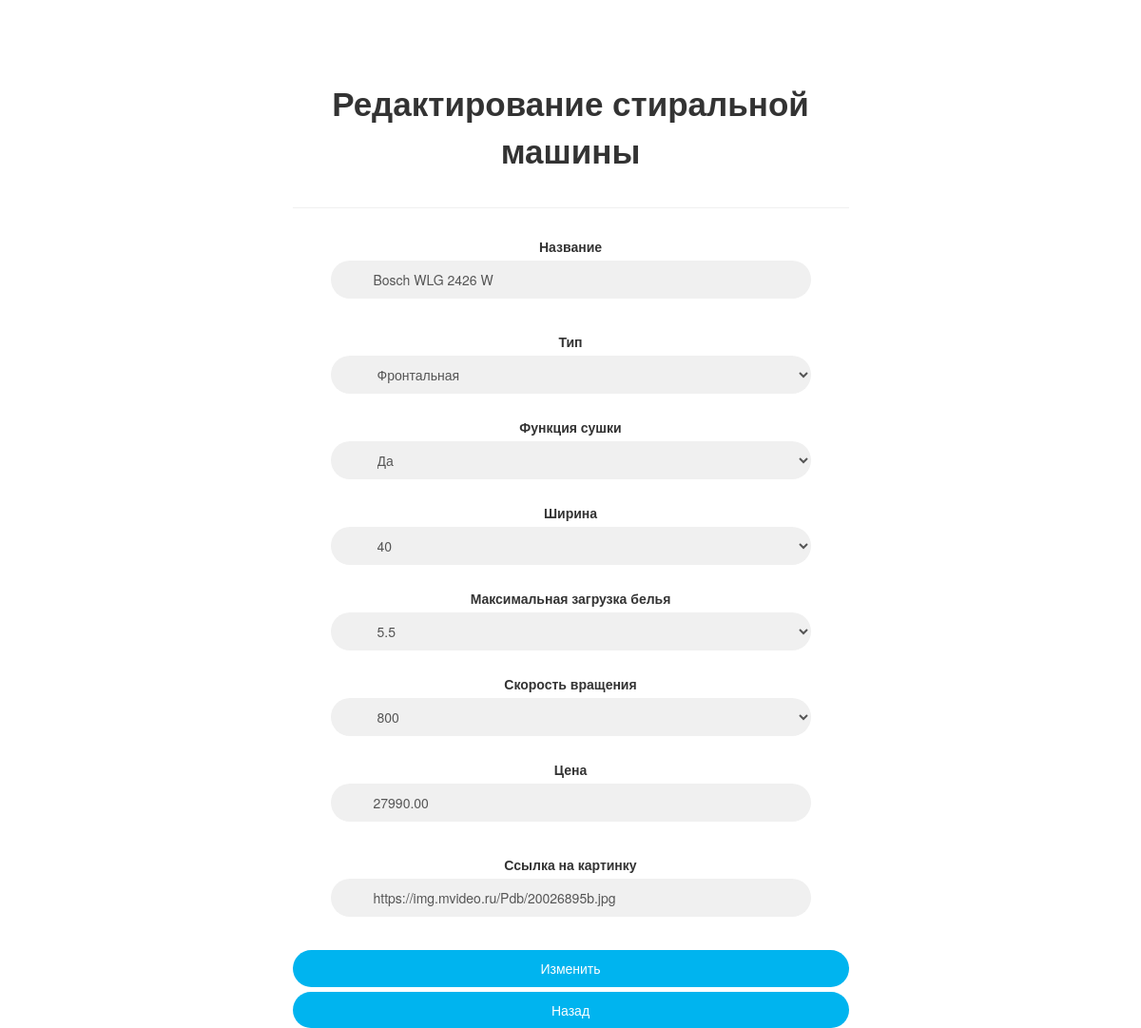
Screenshot of /update_Washer.php?id_W=1 with the database file from the repository.
### tables this page shows
CREATE TABLE `DB_Washer` (
  `id_W` int(11) NOT NULL,
  `Base_D_Brand` varchar(100) NOT NULL,
  `Base_D_Type` int(2) DEFAULT NULL,
  `Base_D_Drying_Function` int(2) DEFAULT NULL,
  `Base_D_Width` int(5) DEFAULT NULL,
  `Base_D_Max_Load` int(7) DEFAULT NULL,
  `Base_D_Speed` int(7) DEFAULT NULL,
  `Base_D_price` decimal(10,2) DEFAULT NULL,
  `image` text NOT NULL
);

### update_Washer.php (the view, shortened to what this page needs)
<?php
require_once "login_config.php";
$Base_D_Brand = $Base_D_Type = $Base_D_Drying_Function  = $Base_D_Width = $Base_D_Max_Load = $Base_D_Speed = $Base_D_price = $image = "";
$Base_D_Brand_err = $Base_D_Type_err = $Base_D_Drying_Function_err  = $Base_D_Width_err = $Base_D_Max_Load_err = $Base_D_Speed_err  = $Base_D_price_err = $image_err = "";
if(isset($_POST["id_W"]) && !empty($_POST["id_W"]))
{
    $id_W = $_POST["id_W"];
    $input_Base_D_Brand = trim($_POST["Base_D_Brand"]);
    if(empty($input_Base_D_Brand))
    {
        $Base_D_Brand_err = "Please enter a Base_D_Brand.";
    }
    else
    {
        $Base_D_Brand = $input_Base_D_Brand;
    }
    $input_Base_D_Type = trim($_POST["Base_D_Type"]);
    if($input_Base_D_Type == "")
    {
        $Base_D_Type_err = "Please enter a Base_D_Type.";
    }
    else
    {
        $Base_D_Type = $input_Base_D_Type;
    }
    $input_Base_D_Drying_Function = trim($_POST["Base_D_Drying_Function"]);
    if(empty($input_Base_D_Drying_Function))
    {
        $Base_D_Drying_Function_err = "Please enter a Base_D_Drying_Function.";
    }
    else
    {
        $Base_D_Drying_Function = $input_Base_D_Drying_Function;
    }
    $input_Base_D_Width = trim($_POST["Base_D_Width"]);
    if($input_Base_D_Width == "")
    {
        $Base_D_Width_err = "Please enter a Base_D_Width.";
    }
    else
    {
        $Base_D_Width = $input_Base_D_Width;
    }
    $input_Base_D_Max_Load = trim($_POST["Base_D_Max_Load"]);
    if($input_Base_D_Max_Load=="")
    {
        $Base_D_Max_Load_err = "Please enter a Base_D_Max_Load.";
    }
    else
    {
        $Base_D_Max_Load = $input_Base_D_Max_Load;
    }
    $input_Base_D_Speed = trim($_POST["Base_D_Speed"]);
    if($input_Base_D_Speed=="")
    {
        $Base_D_Speed_err = "Please enter a Base_D_Speed.";
    }
    else
    {
        $Base_D_Speed = $input_Base_D_Speed;
    }
    $input_Base_D_price = trim($_POST["Base_D_price"]);
    if(empty($input_Base_D_price))
    {
        $Base_D_price_err = "Please enter a Base_D_price.";
    }
    elseif(!filter_var($input_Base_D_price, FILTER_VALIDATE_REGEXP, array("options"=>array("regexp"=>"/^[0-9]+\.?[0-9]*$/"))))
    {
        $Base_D_price_err = "Please enter a valid Base_D_price.";
    }
    else
    {
        $Base_D_price = $input_Base_D_price;
    }
    $input_image = trim($_POST["image"]);
    if(empty($input_image))
    {
        $image_err = "Please enter a link.";
    }
    else
    {
        $image = $input_image;
    }
    if(empty($Base_D_Brand_err) && empty($Base_D_Type_err)  && empty($Base_D_Width_err) && empty($Base_D_Max_Load_err) && empty($Base_D_Speed_err) && empty($Base_D_price_err))
    {
        echo "Второе условие прошли";
        $sql = "UPDATE DB_Washer SET  Base_D_Brand=?, Base_D_Type=?, Base_D_Drying_Function=?, Base_D_Width=?, Base_D_Max_Load=?, Base_D_Speed=?, Base_D_price=?, image=? WHERE id_W=?";
        if($stmt = mysqli_prepare($link, $sql))
        {
            $param_Base_D_Brand = $Base_D_Brand;
            $param_Base_D_Type = $Base_D_Type;
            $param_Base_D_Drying_Function = $Base_D_Drying_Function;
            $param_Base_D_Width = $Base_D_Width;
            $param_Base_D_Max_Load = $Base_D_Max_Load;
            $param_Base_D_Speed = $Base_D_Speed;
            $param_Base_D_price= $Base_D_price;
            $param_image = $image;
            mysqli_stmt_bind_param($stmt, "siiiiiisi", $param_Base_D_Brand, $param_Base_D_Type, $param_Base_D_Drying_Function, $param_Base_D_Width, $param_Base_D_Max_Load, $param_Base_D_Speed, $param_Base_D_price, $param_image, $id_W);
            $result = mysqli_stmt_execute($stmt);
         var_dump(mysqli_query($stmt));
            var_dump(mysqli_stmt_error_list($stmt));
            if($result)
            {
                echo "Четвертое условие прошли(148)";
                header("location: Gallary_A_Machine.php");
                exit();
            }
            else
            {
                echo "Something went wrong. Please try again later.";
            }
        }
    }
}
else
{
    if(isset($_GET["id_W"]) && !empty(trim($_GET["id_W"]))){
        $sql = "SELECT * FROM DB_Washer WHERE id_W=?";
        if($stmt = mysqli_prepare($link, $sql))
        {
            mysqli_stmt_bind_param($stmt, "i", $param_id);
            if(mysqli_stmt_execute($stmt))
            {
                $result = mysqli_stmt_get_result($stmt);
                if(mysqli_num_rows($result) == 1)
                {
                    $row = mysqli_fetch_array($result, MYSQLI_ASSOC);
                    $Base_D_Brand = $row["Base_D_Brand"];
                    $Base_D_price = $row["Base_D_price"];
                    $image = $row["image"];
                }
                else
                {
                    header("location: CRUD_error.php");
                    exit();
                }
            }
            else
            {
                echo "Oops! Something went wrong. Please try again later.";
            }
        }
    }
    else
    {
        echo "Ошибка доступа";
        exit();
    }
}
?>
 <!DOCTYPE html>
<html lang="en">
<head>
<link rel="stylesheet" href="https://maxcdn.bootstrapcdn.com/bootstrap/3.3.7/css/bootstrap.css">
    <link rel='stylesheet' href='CSS_FOR_CREATE_AND_UPDATE.css'/>
</head>
<body>
    <div class="container_tovar">
        <div class="row">
            <div class="col-md-offset-3 col-md-6">
                <form class="form-horizontal" action="<?php echo htmlspecialchars($_SERVER["PHP_SELF"]); ?>" method="post">
                <span class="heading">Редактирование стиральной машины</span>
                        <div class="form-group <?php echo (!empty($Base_D_Brand_err)) ? 'has-error' : ''; ?>">
                            <label>Название</label>
                            <input type="text" name="Base_D_Brand" class="form-control" value="<?php echo $Base_D_Brand; ?>">
                        </div>
                        <div class="form-group <?php echo (!empty($Base_D_Type_err)) ? 'has-error' : ''; ?>">
                            <label>Тип</label>
                            <select class="form-control" name="Base_D_Type">;
                            <?php
                            $result_spisok = mysqli_query($link,"SELECT * FROM Type_load");
                            while($row_brand = mysqli_fetch_array($result_spisok)){
                            echo '<option value="'.$row_brand['Type_id'].'">' . $row_brand['Type_name']. '</option>';
                            }
                            ?>
                            </select>
                        </div>
                        <div class="form-group <?php echo (!empty($Base_D_Drying_Function_err)) ? 'has-error' : ''; ?>">
                        <label>Функция сушки</label>
                            <select class="form-control" name="Base_D_Drying_Function">;
                            <?php
                            $result_size = mysqli_query($link,"SELECT * FROM Drying_Function");
                            while($row_size = mysqli_fetch_array($result_size)){
                            echo '<option value="'.$row_size['Drying_Function_id'].'">' . $row_size['Drying_Function_name']. '</option>';
                            }
                            ?>
                            </select>
                        </div>
                        <div class="form-group <?php echo (!empty($Base_D_Width_err)) ? 'has-error' : ''; ?>">
                            <label>Ширина</label>
                            <select class="form-control" name="Base_D_Width">;
                            <?php
                            $result_color = mysqli_query($link,"SELECT * FROM Width");
                            while($row_color = mysqli_fetch_array($result_color)){
                            echo '<option value="'.$row_color['Width_id'].'">' . $row_color['Width_name']. '</option>';
                            }
                            ?>
                            </select>
                        </div>
                        <div class="form-group <?php echo (!empty($Base_D_Max_Load_err)) ? 'has-error' : ''; ?>">
                            <label>Максимальная загрузка белья</label>
                            <select class="form-control" name="Base_D_Max_Load">;
                            <?php
                            $result_color = mysqli_query($link,"SELECT * FROM Max_Load");
                            while($row_color = mysqli_fetch_array($result_color)){
                            echo '<option value="'.$row_color['Max_Load_id'].'">' . $row_color['Max_Load_name']. '</option>';
                            }
                            ?>
                            </select>
                        </div>
                        <div class="form-group <?php echo (!empty($Base_D_Speed_err)) ? 'has-error' : ''; ?>">
                            <label>Скорость вращения</label>
                            <select class="form-control" name="Base_D_Speed">;
                            <?php
                            $result_KK = mysqli_query($link,"SELECT * FROM Speed");
                            while($row_KK = mysqli_fetch_array($result_KK)){
                            echo '<option value="'.$row_KK['Speed_id'].'">' . $row_KK['Speed_name']. '</option>';
                            }
                            ?>
                            </select>
                        </div>
                        <div class="form-group <?php echo (!empty($Base_D_price_err)) ? 'has-error' : ''; ?>">
                            <label>Цена</label>
                            <input type="text" name="Base_D_price" class="form-control" value="<?php echo $Base_D_price; ?>">
                        </div>
                        <div class="form-group <?php echo (!empty($image_err)) ? 'has-error' : ''; ?>">
                            <label>Ссылка на картинку</label>
                            <input type="text" name="image" class="form-control" value="<?php echo $image; ?>">
                        </div>
                        <input type="submit" class="btn btn-default btn-lg btn-block" value="Изменить">
                        <a href="Gallary_A_Machine.php" class="btn btn-default btn-lg btn-block">Назад</a>
                    </form>
                </div>
            </div>
        </div>
</body>
</html>

### CSS_FOR_CREATE_AND_UPDATE.css (style rules this page uses)
.container_tovar { padding-top:4%; }
.form-horizontal { max-width: 800px; text-align: center; }
.form-horizontal { background: #fff; padding-bottom: 40px; border-radius: 15px; text-align: center; max-width: 400px; }
.form-horizontal .heading { display: block; font-size: 35px; font-weight: 700; padding: 35px 0; border-bottom: 1px solid #f0f0f0; margin-bottom: 30px; }
.form-horizontal .form-group { padding: 0 40px; margin: 0 0 25px 0; position: relative; }
.form-horizontal .form-control { background: #f0f0f0; border: none; border-radius: 20px; box-shadow: none; padding: 0 20px 0 45px; height: 40px; transition: all 0.3s ease 0s; }
.form-horizontal .btn { float: right; font-size: 14px; color: #fff; background: #00b4ef; border-radius: 30px; padding: 10px 25px; border: none; text-transform: capitalize; transition: all 0.5s ease 0s; }

### update_Washer.php (style rules this page uses)
body { -webkit-background-size: cover; -moz-background-size: cover; -o-background-size: cover; background-size: cover; }
.form-horizontal { max-width: 800px; text-align: center; }

### rows the page displays
db_washer: Base_D_Brand "Bosch WLG 2426 W", Base_D_price "27990.00", image "https://img.mvideo.ru/Pdb/20026895b.jpg"

### other values shown
form field Base_D_Type "Фронтальная"
form field Base_D_Drying_Function "Да"
form field Base_D_Width "40"
form field Base_D_Max_Load "5.5"
form field Base_D_Speed "800"
